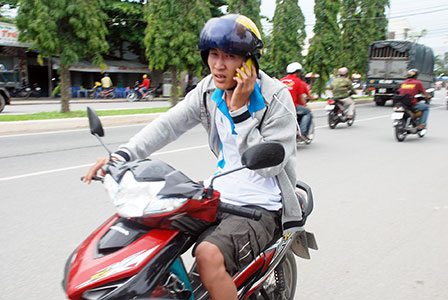
#> input picture data/test/41541497629940_42.jpg, 448 x 300 px
$ python -i image_utils.py   (imports and definitions only)
#> lines starting #> are read from the running program, lines starting #| are printed output that depends on the picture
#> further down, picture is the input picture: shape (300, 448, 3); mean B, G, R 149.1, 156, 157.8
"""
image_utils.py - Tiện ích xử lý ảnh: base64, resize, annotate
"""
import base64
import logging
from typing import Optional, Tuple

import cv2
import numpy as np

logger = logging.getLogger(__name__)


# [68 lines left out: functions numpy_to_base64, base64_to_numpy, resize_keep_aspect, upscale_frame, not called in this run]


def enhance_frame(img: np.ndarray) -> np.ndarray:
    """
    Tiền xử lý frame nhẹ nhàng để cải thiện chất lượng detect.
    CHỈ nên bật khi video gốc quá tối hoặc contrast rất thấp.

    Pipeline:
    1. Bilateral filter – khử noise nhưng giữ cạnh
    2. CLAHE nhẹ trên kênh L (LAB) – tăng tương phản cục bộ
    3. Unsharp Masking rất nhẹ – tăng nét cạnh tối thiểu
    """
    # Bilateral filter: khử noise nhưng giữ biên cạnh sắc nét
    denoised = cv2.bilateralFilter(img, d=5, sigmaColor=50, sigmaSpace=50)

    # CLAHE nhẹ trên kênh L (giảm clipLimit để tránh amplify noise)
    lab = cv2.cvtColor(denoised, cv2.COLOR_BGR2LAB)
#> lab: shape (300, 448, 3); mean of channels 0, 1, 2 161.7, 127.9, 132.6
    l_ch, a_ch, b_ch = cv2.split(lab)
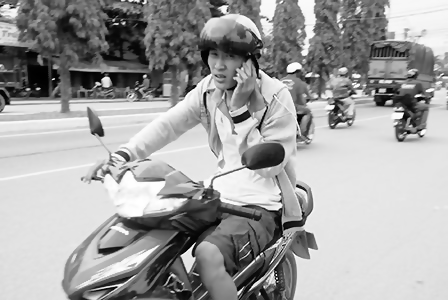
#> l_ch: shape (300, 448); min 0, max 255, mean 161.7
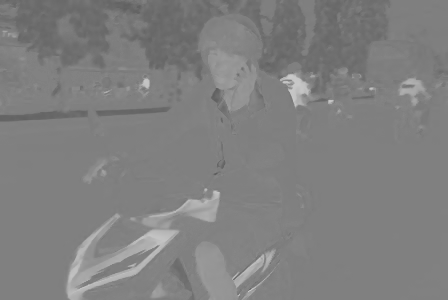
#> a_ch: shape (300, 448); min 92, max 201, mean 127.9
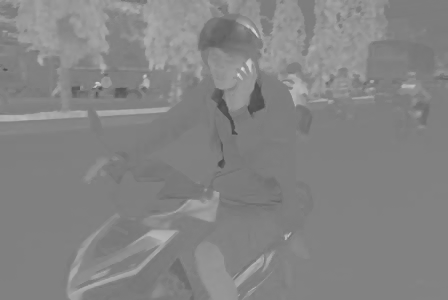
#> b_ch: shape (300, 448); min 74, max 219, mean 132.6
    clahe = cv2.createCLAHE(clipLimit=1.5, tileGridSize=(8, 8))
    l_ch = clahe.apply(l_ch)
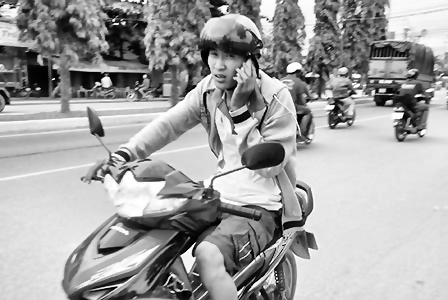
#> l_ch: shape (300, 448); min 1, max 255, mean 162.4
    enhanced = cv2.merge([l_ch, a_ch, b_ch])
#> enhanced: shape (300, 448, 3); mean of channels 0, 1, 2 162.4, 127.9, 132.6
    enhanced = cv2.cvtColor(enhanced, cv2.COLOR_LAB2BGR)
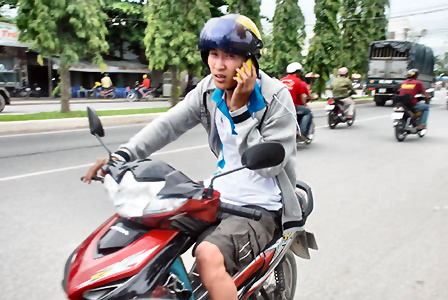
#> enhanced: shape (300, 448, 3); mean B, G, R 149.7, 156.8, 158.7

    # Unsharp Masking rất nhẹ (tránh amplify compression artifacts)
    blurred = cv2.GaussianBlur(enhanced, (0, 0), sigmaX=1.5)
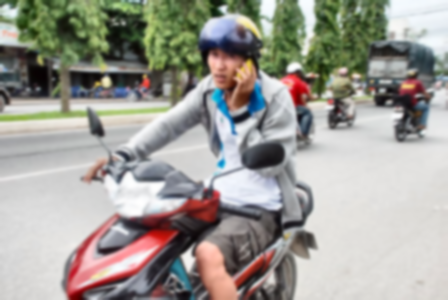
#> blurred: shape (300, 448, 3); mean B, G, R 149.7, 156.8, 158.7
    enhanced = cv2.addWeighted(enhanced, 1.15, blurred, -0.15, 0)

    return enhanced


# [160 lines left out: functions vietnamese_to_ascii, draw_bounding_box, crop_region, add_overlay_info, calculate_containment_ratio, not called in this run]

>>> import cv2
>>> picture = cv2.imread('../../../data/test/41541497629940_42.jpg')
>>> result = enhance_frame(picture)

$ run again, on data/test/angt.jpg
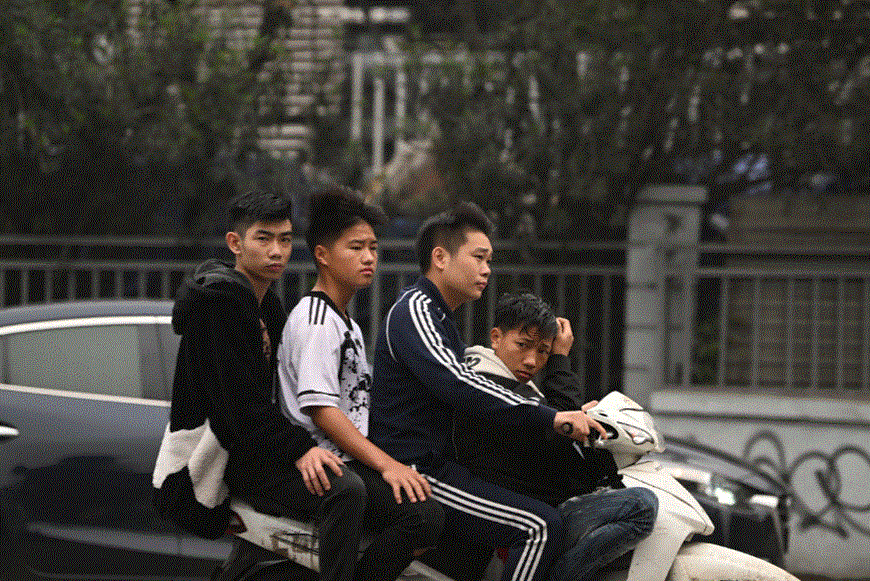
#> input picture data/test/angt.jpg, 870 x 581 px
#> picture is the input picture: shape (581, 870, 3); mean B, G, R 59.8, 64.5, 67.4
#> lab: shape (581, 870, 3); mean of channels 0, 1, 2 68.3, 128.8, 131.2
#> in enhance_frame, `l_ch, a_ch, b_ch = cv2.split(lab)`:
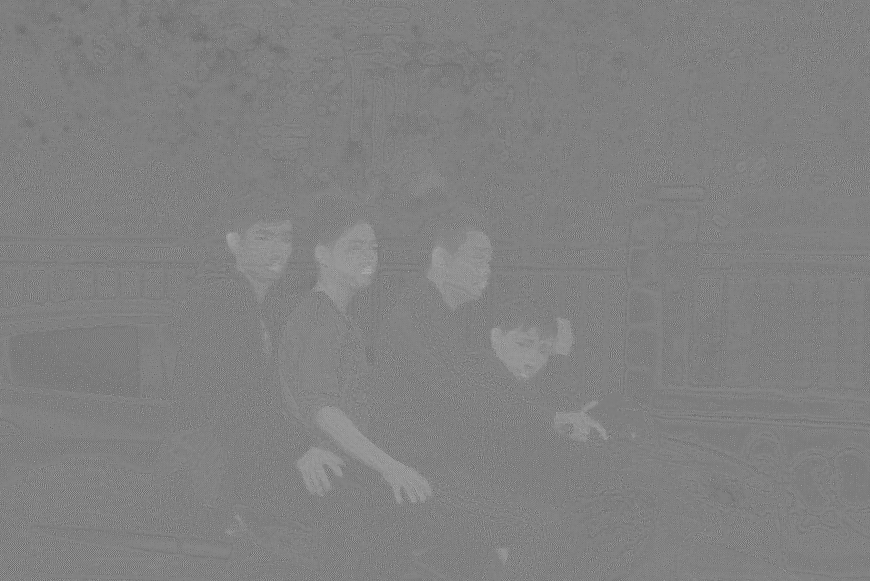
#> a_ch: shape (581, 870); min 92, max 175, mean 128.8
#> in enhance_frame, `blurred = cv2.GaussianBlur(enhanced, (0, 0), sigmaX=1.5)`:
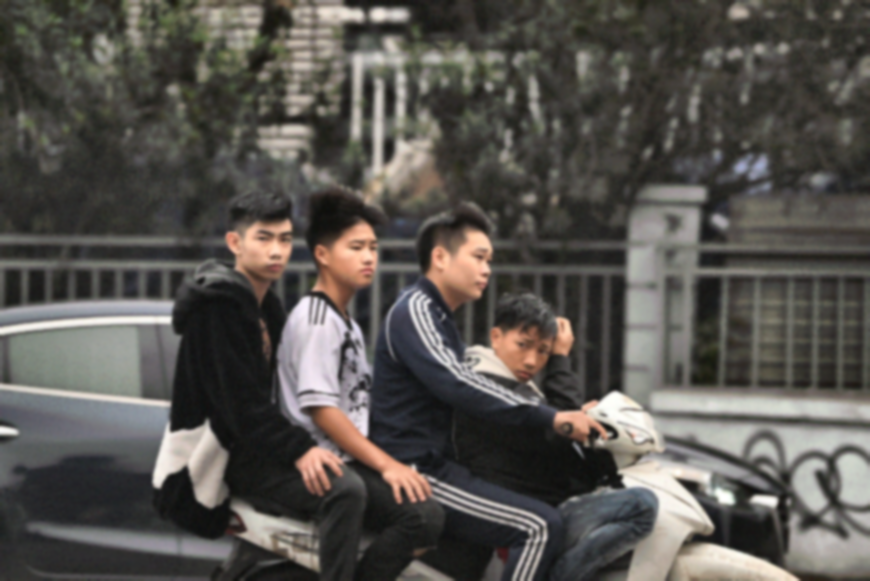
#> blurred: shape (581, 870, 3); mean B, G, R 79.5, 84.1, 87.2

$ run again, on data/test/images.jpg
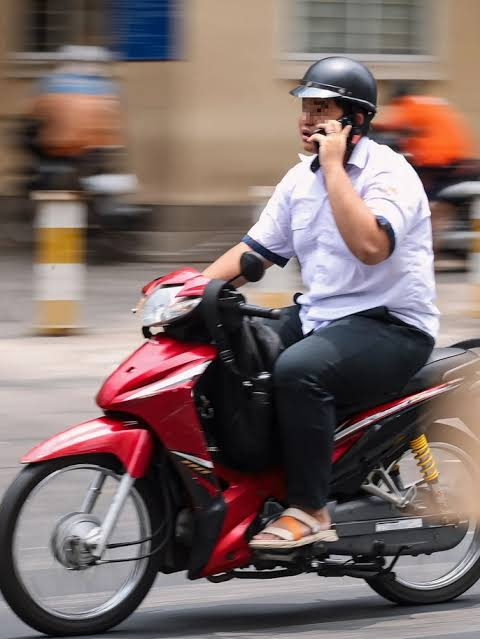
#> input picture data/test/images.jpg, 480 x 639 px
#> picture is the input picture: shape (639, 480, 3); mean B, G, R 105.4, 108.2, 125.4
#> lab: shape (639, 480, 3); mean of channels 0, 1, 2 118.1, 134.6, 132.7
#> in enhance_frame, `l_ch, a_ch, b_ch = cv2.split(lab)`:
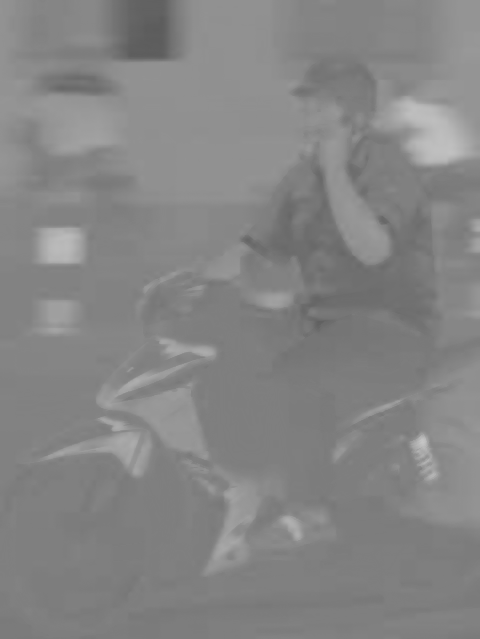
#> b_ch: shape (639, 480); min 92, max 197, mean 132.7
#> in enhance_frame, `blurred = cv2.GaussianBlur(enhanced, (0, 0), sigmaX=1.5)`:
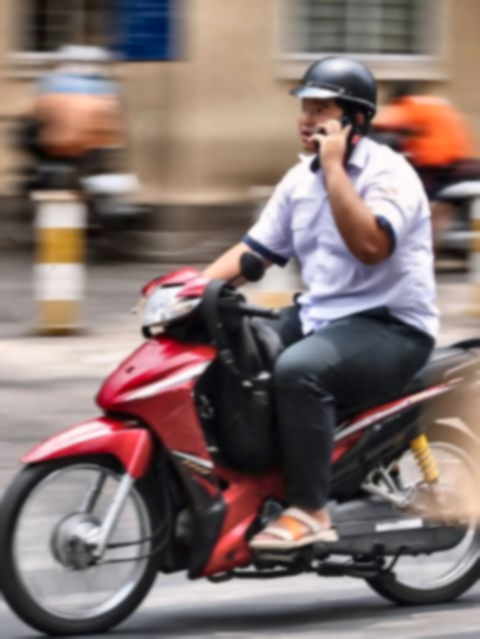
#> blurred: shape (639, 480, 3); mean B, G, R 111.4, 114.7, 131.7
